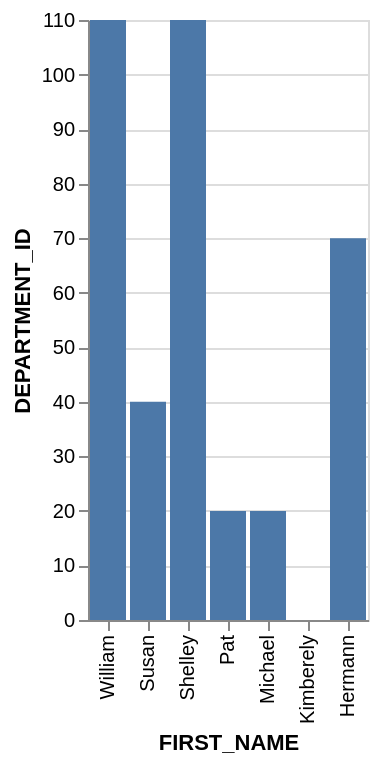

Specify this chart in Vega-Lite:
### Vega-Lite specification from a JSON file in a GitHub repository (floating-point values rounded to 4 significant figures)
{"data": {"values": [{"x_data": "Kimberely", "y_data": 0}, {"x_data": "Michael", "y_data": 20}, {"x_data": "Pat", "y_data": 20}, {"x_data": "Susan", "y_data": 40}, {"x_data": "Hermann", "y_data": 70}, {"x_data": "Shelley", "y_data": 110}, {"x_data": "William", "y_data": 110}]}, "mark": "bar", "encoding": {"x": {"field": "x_data", "type": "nominal", "title": "FIRST_NAME", "sort": "descending"}, "y": {"field": "y_data", "type": "quantitative", "title": "DEPARTMENT_ID"}}}
